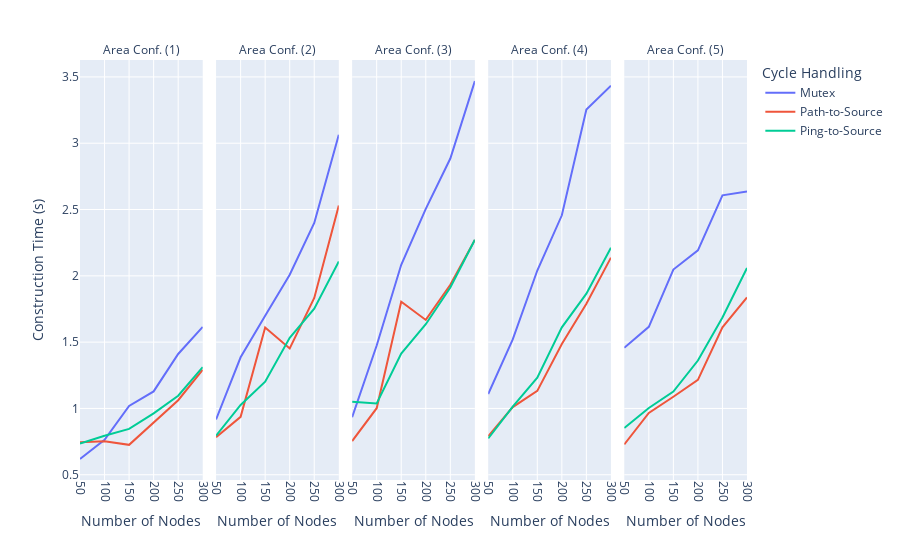

Notebook source saved alongside this figure:
### Markdown cell above
## Create plots: Performance Analysis

### Code cell
means = df[df["BTP"] == True].groupby(["Node Count", "Cycle Prevention", "Width"]).mean()

fig = px.line(
    means, 
    x=means.index.get_level_values(0).astype(str), 
    y='Construction Time (s)',
    color=means.index.get_level_values(1),
    color_discrete_map=cycle_color_map,
    labels={
        "x": "Number of Nodes",
        "color": "Cycle Handling",
        "facet_col": "Area Conf.",
    },
    facet_col=means.index.get_level_values(2),
    category_orders={
        "color": ["Mutex", "Path to Source", "Ping to Source"]
    }
)

fig.for_each_annotation(lambda a: a.update(text=a.text.replace("=", ' ')))
fig.for_each_annotation(lambda a: a.update(text=a.text.replace("100", "(1)")))
fig.for_each_annotation(lambda a: a.update(text=a.text.replace("200", "(2)")))
fig.for_each_annotation(lambda a: a.update(text=a.text.replace("300", "(3)")))
fig.for_each_annotation(lambda a: a.update(text=a.text.replace("400", "(4)")))
fig.for_each_annotation(lambda a: a.update(text=a.text.replace("500", "(5)")))

fig.update_xaxes(categoryorder='array', categoryarray= ['50','100','150','200', '250', '300'])
fig.update_xaxes(tickangle=90)

area_labels = {
    'Path to Source':'Path-to-Source',
    'Mutex':'Mutex',
    'Ping to Source':'Ping-to-Source',
}
fig.for_each_trace(lambda t: t.update(name = area_labels[t.name], legendgroup = area_labels[t.name], hovertemplate = t.hovertemplate.replace(t.name, area_labels[t.name])))

fig.write_image("time_to_build.pdf", width=1000, height=300)
fig

### Figure 1 — Plotly figure (JSON) as saved in the notebook; plotly's stock layout.template omitted (floating-point values rounded to 4 significant figures)
{"data": [{"hovertemplate": "Cycle Handling=Mutex<br>Area Conf.=100<br>Number of Nodes=%{x}<br>Construction Time (s)=%{y}<extra></extra>", "legendgroup": "Mutex", "line": {"color": "#636EFA", "dash": "solid"}, "marker": {"symbol": "circle"}, "mode": "lines", "name": "Mutex", "orientation": "v", "showlegend": true, "type": "scatter", "x": ["50", "100", "150", "200", "250", "300"], "xaxis": "x", "y": [0.6187, 0.7634, 1.019, 1.128, 1.411, 1.615], "yaxis": "y"}, {"hovertemplate": "Cycle Handling=Mutex<br>Area Conf.=200<br>Number of Nodes=%{x}<br>Construction Time (s)=%{y}<extra></extra>", "legendgroup": "Mutex", "line": {"color": "#636EFA", "dash": "solid"}, "marker": {"symbol": "circle"}, "mode": "lines", "name": "Mutex", "orientation": "v", "showlegend": false, "type": "scatter", "x": ["50", "100", "150", "200", "250", "300"], "xaxis": "x2", "y": [0.917, 1.386, 1.698, 2.009, 2.399, 3.064], "yaxis": "y2"}, {"hovertemplate": "Cycle Handling=Mutex<br>Area Conf.=300<br>Number of Nodes=%{x}<br>Construction Time (s)=%{y}<extra></extra>", "legendgroup": "Mutex", "line": {"color": "#636EFA", "dash": "solid"}, "marker": {"symbol": "circle"}, "mode": "lines", "name": "Mutex", "orientation": "v", "showlegend": false, "type": "scatter", "x": ["50", "100", "150", "200", "250", "300"], "xaxis": "x3", "y": [0.9337, 1.475, 2.084, 2.504, 2.885, 3.469], "yaxis": "y3"}, {"hovertemplate": "Cycle Handling=Mutex<br>Area Conf.=400<br>Number of Nodes=%{x}<br>Construction Time (s)=%{y}<extra></extra>", "legendgroup": "Mutex", "line": {"color": "#636EFA", "dash": "solid"}, "marker": {"symbol": "circle"}, "mode": "lines", "name": "Mutex", "orientation": "v", "showlegend": false, "type": "scatter", "x": ["50", "100", "150", "200", "250", "300"], "xaxis": "x4", "y": [1.108, 1.52, 2.04, 2.456, 3.255, 3.433], "yaxis": "y4"}, {"hovertemplate": "Cycle Handling=Mutex<br>Area Conf.=500<br>Number of Nodes=%{x}<br>Construction Time (s)=%{y}<extra></extra>", "legendgroup": "Mutex", "line": {"color": "#636EFA", "dash": "solid"}, "marker": {"symbol": "circle"}, "mode": "lines", "name": "Mutex", "orientation": "v", "showlegend": false, "type": "scatter", "x": ["50", "100", "150", "200", "250", "300"], "xaxis": "x5", "y": [1.457, 1.616, 2.048, 2.192, 2.607, 2.636], "yaxis": "y5"}, {"hovertemplate": "Cycle Handling=Path-to-Source<br>Area Conf.=100<br>Number of Nodes=%{x}<br>Construction Time (s)=%{y}<extra></extra>", "legendgroup": "Path-to-Source", "line": {"color": "#EF553B", "dash": "solid"}, "marker": {"symbol": "circle"}, "mode": "lines", "name": "Path-to-Source", "orientation": "v", "showlegend": true, "type": "scatter", "x": ["50", "100", "150", "200", "250", "300"], "xaxis": "x", "y": [0.7449, 0.7528, 0.7253, 0.8908, 1.062, 1.292], "yaxis": "y"}, {"hovertemplate": "Cycle Handling=Path-to-Source<br>Area Conf.=200<br>Number of Nodes=%{x}<br>Construction Time (s)=%{y}<extra></extra>", "legendgroup": "Path-to-Source", "line": {"color": "#EF553B", "dash": "solid"}, "marker": {"symbol": "circle"}, "mode": "lines", "name": "Path-to-Source", "orientation": "v", "showlegend": false, "type": "scatter", "x": ["50", "100", "150", "200", "250", "300"], "xaxis": "x2", "y": [0.7828, 0.9363, 1.61, 1.452, 1.833, 2.53], "yaxis": "y2"}, {"hovertemplate": "Cycle Handling=Path-to-Source<br>Area Conf.=300<br>Number of Nodes=%{x}<br>Construction Time (s)=%{y}<extra></extra>", "legendgroup": "Path-to-Source", "line": {"color": "#EF553B", "dash": "solid"}, "marker": {"symbol": "circle"}, "mode": "lines", "name": "Path-to-Source", "orientation": "v", "showlegend": false, "type": "scatter", "x": ["50", "100", "150", "200", "250", "300"], "xaxis": "x3", "y": [0.7537, 1.002, 1.805, 1.667, 1.933, 2.271], "yaxis": "y3"}, {"hovertemplate": "Cycle Handling=Path-to-Source<br>Area Conf.=400<br>Number of Nodes=%{x}<br>Construction Time (s)=%{y}<extra></extra>", "legendgroup": "Path-to-Source", "line": {"color": "#EF553B", "dash": "solid"}, "marker": {"symbol": "circle"}, "mode": "lines", "name": "Path-to-Source", "orientation": "v", "showlegend": false, "type": "scatter", "x": ["50", "100", "150", "200", "250", "300"], "xaxis": "x4", "y": [0.7904, 1.01, 1.133, 1.485, 1.79, 2.137], "yaxis": "y4"}, {"hovertemplate": "Cycle Handling=Path-to-Source<br>Area Conf.=500<br>Number of Nodes=%{x}<br>Construction Time (s)=%{y}<extra></extra>", "legendgroup": "Path-to-Source", "line": {"color": "#EF553B", "dash": "solid"}, "marker": {"symbol": "circle"}, "mode": "lines", "name": "Path-to-Source", "orientation": "v", "showlegend": false, "type": "scatter", "x": ["50", "100", "150", "200", "250", "300"], "xaxis": "x5", "y": [0.7282, 0.9665, 1.088, 1.215, 1.612, 1.837], "yaxis": "y5"}, {"hovertemplate": "Cycle Handling=Ping-to-Source<br>Area Conf.=100<br>Number of Nodes=%{x}<br>Construction Time (s)=%{y}<extra></extra>", "legendgroup": "Ping-to-Source", "line": {"color": "#00CC96", "dash": "solid"}, "marker": {"symbol": "circle"}, "mode": "lines", "name": "Ping-to-Source", "orientation": "v", "showlegend": true, "type": "scatter", "x": ["50", "100", "150", "200", "250", "300"], "xaxis": "x", "y": [0.7344, 0.7943, 0.8459, 0.9627, 1.096, 1.312], "yaxis": "y"}, {"hovertemplate": "Cycle Handling=Ping-to-Source<br>Area Conf.=200<br>Number of Nodes=%{x}<br>Construction Time (s)=%{y}<extra></extra>", "legendgroup": "Ping-to-Source", "line": {"color": "#00CC96", "dash": "solid"}, "marker": {"symbol": "circle"}, "mode": "lines", "name": "Ping-to-Source", "orientation": "v", "showlegend": false, "type": "scatter", "x": ["50", "100", "150", "200", "250", "300"], "xaxis": "x2", "y": [0.7943, 1.027, 1.202, 1.533, 1.752, 2.108], "yaxis": "y2"}, {"hovertemplate": "Cycle Handling=Ping-to-Source<br>Area Conf.=300<br>Number of Nodes=%{x}<br>Construction Time (s)=%{y}<extra></extra>", "legendgroup": "Ping-to-Source", "line": {"color": "#00CC96", "dash": "solid"}, "marker": {"symbol": "circle"}, "mode": "lines", "name": "Ping-to-Source", "orientation": "v", "showlegend": false, "type": "scatter", "x": ["50", "100", "150", "200", "250", "300"], "xaxis": "x3", "y": [1.051, 1.037, 1.413, 1.635, 1.912, 2.272], "yaxis": "y3"}, {"hovertemplate": "Cycle Handling=Ping-to-Source<br>Area Conf.=400<br>Number of Nodes=%{x}<br>Construction Time (s)=%{y}<extra></extra>", "legendgroup": "Ping-to-Source", "line": {"color": "#00CC96", "dash": "solid"}, "marker": {"symbol": "circle"}, "mode": "lines", "name": "Ping-to-Source", "orientation": "v", "showlegend": false, "type": "scatter", "x": ["50", "100", "150", "200", "250", "300"], "xaxis": "x4", "y": [0.7732, 1.013, 1.232, 1.611, 1.865, 2.212], "yaxis": "y4"}, {"hovertemplate": "Cycle Handling=Ping-to-Source<br>Area Conf.=500<br>Number of Nodes=%{x}<br>Construction Time (s)=%{y}<extra></extra>", "legendgroup": "Ping-to-Source", "line": {"color": "#00CC96", "dash": "solid"}, "marker": {"symbol": "circle"}, "mode": "lines", "name": "Ping-to-Source", "orientation": "v", "showlegend": false, "type": "scatter", "x": ["50", "100", "150", "200", "250", "300"], "xaxis": "x5", "y": [0.8518, 1.004, 1.127, 1.361, 1.686, 2.06], "yaxis": "y5"}], "layout": {"annotations": [{"font": {}, "showarrow": false, "text": "Area Conf. (1)", "x": 0.092, "xanchor": "center", "xref": "paper", "y": 1, "yanchor": "bottom", "yref": "paper"}, {"font": {}, "showarrow": false, "text": "Area Conf. (2)", "x": 0.296, "xanchor": "center", "xref": "paper", "y": 1, "yanchor": "bottom", "yref": "paper"}, {"font": {}, "showarrow": false, "text": "Area Conf. (3)", "x": 0.5, "xanchor": "center", "xref": "paper", "y": 1, "yanchor": "bottom", "yref": "paper"}, {"font": {}, "showarrow": false, "text": "Area Conf. (4)", "x": 0.704, "xanchor": "center", "xref": "paper", "y": 1, "yanchor": "bottom", "yref": "paper"}, {"font": {}, "showarrow": false, "text": "Area Conf. (5)", "x": 0.908, "xanchor": "center", "xref": "paper", "y": 1, "yanchor": "bottom", "yref": "paper"}], "legend": {"title": {"text": "Cycle Handling"}, "tracegroupgap": 0}, "margin": {"t": 60}, "xaxis": {"anchor": "y", "categoryarray": ["50", "100", "150", "200", "250", "300"], "categoryorder": "array", "domain": [0, 0.184], "tickangle": 90, "title": {"text": "Number of Nodes"}}, "xaxis2": {"anchor": "y2", "categoryarray": ["50", "100", "150", "200", "250", "300"], "categoryorder": "array", "domain": [0.204, 0.388], "matches": "x", "tickangle": 90, "title": {"text": "Number of Nodes"}}, "xaxis3": {"anchor": "y3", "categoryarray": ["50", "100", "150", "200", "250", "300"], "categoryorder": "array", "domain": [0.408, 0.592], "matches": "x", "tickangle": 90, "title": {"text": "Number of Nodes"}}, "xaxis4": {"anchor": "y4", "categoryarray": ["50", "100", "150", "200", "250", "300"], "categoryorder": "array", "domain": [0.612, 0.796], "matches": "x", "tickangle": 90, "title": {"text": "Number of Nodes"}}, "xaxis5": {"anchor": "y5", "categoryarray": ["50", "100", "150", "200", "250", "300"], "categoryorder": "array", "domain": [0.816, 1], "matches": "x", "tickangle": 90, "title": {"text": "Number of Nodes"}}, "yaxis": {"anchor": "x", "domain": [0, 1], "title": {"text": "Construction Time (s)"}}, "yaxis2": {"anchor": "x2", "domain": [0, 1], "matches": "y", "showticklabels": false}, "yaxis3": {"anchor": "x3", "domain": [0, 1], "matches": "y", "showticklabels": false}, "yaxis4": {"anchor": "x4", "domain": [0, 1], "matches": "y", "showticklabels": false}, "yaxis5": {"anchor": "x5", "domain": [0, 1], "matches": "y", "showticklabels": false}}}
